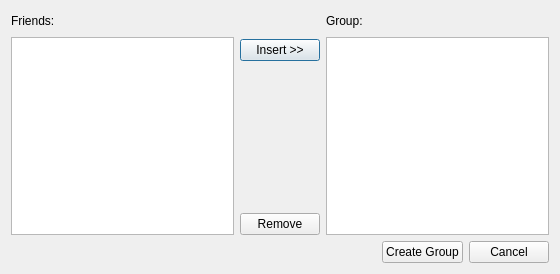
<?xml version="1.0" encoding="UTF-8"?>
<ui version="4.0">
 <class>GroupDialog</class>
 <widget class="QDialog" name="GroupDialog">
  <property name="geometry">
   <rect>
    <x>0</x>
    <y>0</y>
    <width>560</width>
    <height>274</height>
   </rect>
  </property>
  <property name="windowTitle">
   <string>Grouping</string>
  </property>
  <layout class="QGridLayout" name="gridLayout_2">
   <item row="0" column="0">
    <layout class="QGridLayout" name="gridLayout">
     <item row="0" column="0" rowspan="4">
      <layout class="QVBoxLayout" name="verticalLayout">
       <item>
        <layout class="QHBoxLayout" name="horizontalLayout_2">
         <item>
          <widget class="QLabel" name="label">
           <property name="text">
            <string>Friends:</string>
           </property>
          </widget>
         </item>
         <item>
          <spacer name="horizontalSpacer_2">
           <property name="orientation">
            <enum>Qt::Horizontal</enum>
           </property>
           <property name="sizeHint" stdset="0">
            <size>
             <width>128</width>
             <height>20</height>
            </size>
           </property>
          </spacer>
         </item>
        </layout>
       </item>
       <item>
        <widget class="QListWidget" name="friendsListWidget"/>
       </item>
      </layout>
     </item>
     <item row="0" column="1">
      <spacer name="verticalSpacer">
       <property name="orientation">
        <enum>Qt::Vertical</enum>
       </property>
       <property name="sizeType">
        <enum>QSizePolicy::Fixed</enum>
       </property>
       <property name="sizeHint" stdset="0">
        <size>
         <width>21</width>
         <height>22</height>
        </size>
       </property>
      </spacer>
     </item>
     <item row="0" column="2" rowspan="4">
      <layout class="QVBoxLayout" name="verticalLayout_2">
       <item>
        <layout class="QHBoxLayout" name="horizontalLayout_3">
         <item>
          <widget class="QLabel" name="label_2">
           <property name="text">
            <string>Group:</string>
           </property>
          </widget>
         </item>
         <item>
          <spacer name="horizontalSpacer_3">
           <property name="orientation">
            <enum>Qt::Horizontal</enum>
           </property>
           <property name="sizeHint" stdset="0">
            <size>
             <width>40</width>
             <height>20</height>
            </size>
           </property>
          </spacer>
         </item>
        </layout>
       </item>
       <item>
        <widget class="QListWidget" name="groupListWidget"/>
       </item>
      </layout>
     </item>
     <item row="1" column="1">
      <widget class="QPushButton" name="insertButton">
       <property name="sizePolicy">
        <sizepolicy hsizetype="Fixed" vsizetype="Preferred">
         <horstretch>0</horstretch>
         <verstretch>0</verstretch>
        </sizepolicy>
       </property>
       <property name="maximumSize">
        <size>
         <width>16777215</width>
         <height>16777215</height>
        </size>
       </property>
       <property name="text">
        <string>Insert &gt;&gt;</string>
       </property>
      </widget>
     </item>
     <item row="2" column="1">
      <spacer name="verticalSpacer_2">
       <property name="orientation">
        <enum>Qt::Vertical</enum>
       </property>
       <property name="sizeHint" stdset="0">
        <size>
         <width>20</width>
         <height>178</height>
        </size>
       </property>
      </spacer>
     </item>
     <item row="3" column="1">
      <widget class="QPushButton" name="removeButton">
       <property name="sizePolicy">
        <sizepolicy hsizetype="Fixed" vsizetype="Preferred">
         <horstretch>0</horstretch>
         <verstretch>0</verstretch>
        </sizepolicy>
       </property>
       <property name="maximumSize">
        <size>
         <width>16777215</width>
         <height>16777215</height>
        </size>
       </property>
       <property name="text">
        <string>Remove</string>
       </property>
      </widget>
     </item>
    </layout>
   </item>
   <item row="1" column="0">
    <layout class="QHBoxLayout" name="horizontalLayout">
     <item>
      <spacer name="horizontalSpacer">
       <property name="orientation">
        <enum>Qt::Horizontal</enum>
       </property>
       <property name="sizeHint" stdset="0">
        <size>
         <width>288</width>
         <height>20</height>
        </size>
       </property>
      </spacer>
     </item>
     <item>
      <widget class="QPushButton" name="createGroupButton">
       <property name="text">
        <string>Create Group</string>
       </property>
      </widget>
     </item>
     <item>
      <widget class="QPushButton" name="cancelButton">
       <property name="text">
        <string>Cancel</string>
       </property>
      </widget>
     </item>
    </layout>
   </item>
  </layout>
 </widget>
 <resources/>
 <connections>
  <connection>
   <sender>createGroupButton</sender>
   <signal>clicked()</signal>
   <receiver>GroupDialog</receiver>
   <slot>accept()</slot>
   <hints>
    <hint type="sourcelabel">
     <x>390</x>
     <y>323</y>
    </hint>
    <hint type="destinationlabel">
     <x>379</x>
     <y>240</y>
    </hint>
   </hints>
  </connection>
  <connection>
   <sender>cancelButton</sender>
   <signal>clicked()</signal>
   <receiver>GroupDialog</receiver>
   <slot>reject()</slot>
   <hints>
    <hint type="sourcelabel">
     <x>456</x>
     <y>337</y>
    </hint>
    <hint type="destinationlabel">
     <x>449</x>
     <y>241</y>
    </hint>
   </hints>
  </connection>
 </connections>
</ui>
